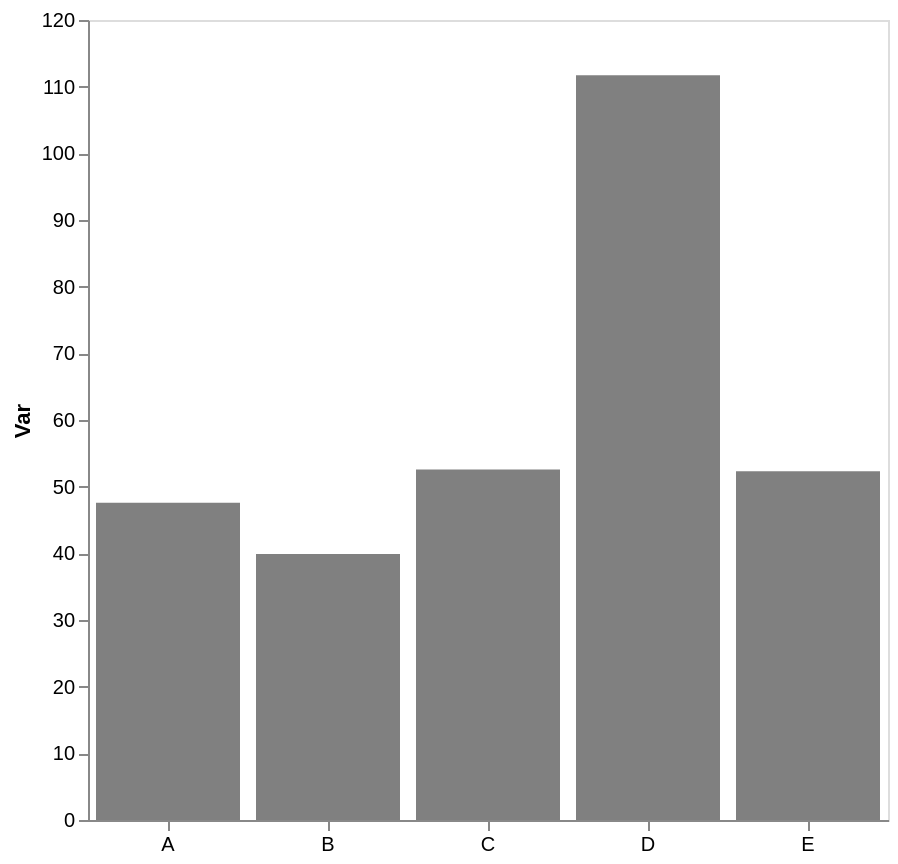

Source (Vega-Lite JSON):
### Vega-Lite specification from a JSON file in a GitHub repository (floating-point values rounded to 4 significant figures)
{"config": {"view": {"continuousWidth": 300, "continuousHeight": 300}, "axis": {"grid": false}, "bar": {"color": "gray"}}, "data": {"name": "data-6f4d016fea6dc1a9573bb422a4b07059"}, "mark": {"type": "bar"}, "encoding": {"x": {"axis": {"labelAngle": 0, "title": null}, "field": "cat", "type": "nominal"}, "y": {"aggregate": "mean", "axis": {"title": "Var"}, "field": "var1", "type": "quantitative"}}, "height": 400, "width": 400, "$schema": "https://vega.github.io/schema/vega-lite/v5.17.0.json", "datasets": {"data-6f4d016fea6dc1a9573bb422a4b07059": [{"cat": "A", "var1": 45.57, "var2": 57.04}, {"cat": "C", "var1": 55.27, "var2": 45.99}, {"cat": "C", "var1": 51.5, "var2": 49.63}, {"cat": "B", "var1": 41.68, "var2": 52.56}, {"cat": "D", "var1": 94.95, "var2": 42.99}, {"cat": "E", "var1": 46.09, "var2": 48.36}, {"cat": "A", "var1": 42.26, "var2": 43.18}, {"cat": "E", "var1": 58.52, "var2": 53.15}, {"cat": "C", "var1": 50.97, "var2": 59.56}, {"cat": "A", "var1": 54.96, "var2": 40.12}, {"cat": "D", "var1": 128.5, "var2": 48.2}, {"cat": "B", "var1": 38.15, "var2": 48.66}]}}
